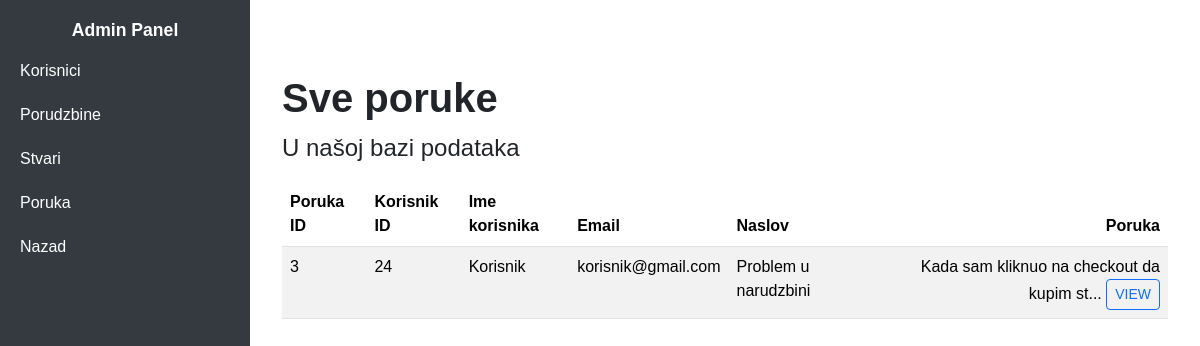
/adminMessage.php (signed in), run on the app's committed database.
### tables this page shows
CREATE TABLE `message` (
  `user_id` int(40) NOT NULL,
  `user_name` varchar(40) NOT NULL,
  `user_email` varchar(40) NOT NULL,
  `subject` varchar(40) NOT NULL,
  `message` varchar(10000) NOT NULL,
  `message_id` int(40) NOT NULL
);

### server/all_messages.php (called while the page is built)
<?php
    $stmt = $conn->prepare("SELECT * FROM message");
    $stmt ->execute();
    $poruke= $stmt -> get_result();
?>

### php/admin_message_logic.php (called while the page is built, shortened)
<?php
include('server/connection.php');
include('server/all_messages.php');

### adminMessage.php (the view, shortened to what this page needs)
<?php include("php/admin_message_logic.php"); ?>
<!DOCTYPE html>
<html lang="en">
<head>
    <link rel="stylesheet" href="https://cdnjs.cloudflare.com/ajax/libs/font-awesome/6.7.1/css/all.min.css" />
    <link rel="stylesheet" href="assets/css/bootstrap.min.css"/>
    <link rel="stylesheet" href="assets/css/style.css"/>
</head>
<body>
<div id="content">
    <div class="container-fluid">
        <h1 class="mt-4">Sve poruke</h1>
        <p>U našoj bazi podataka</p>
        <div class="row">
            <div class="col-lg-12">
                <div class="table-responsive">
                    <table class="table table-striped">
                        <thead>
                            <tr>
                                <th>Poruka ID</th>
                                <th>Korisnik ID</th>
                                <th>Ime korisnika</th>
                                <th>Email</th>
                                <th>Naslov</th>
                                <th>Poruka</th>
                            </tr>
                        </thead>
                        <tbody>
                            <?php while ($row = $poruke->fetch_assoc()): ?>
                                <tr>
                                    <td><?= $row['message_id'] ?></td>
                                    <td><?= $row['user_id'] ?></td>
                                    <td><?= htmlspecialchars($row['user_name']) ?></td>
                                    <td><?= htmlspecialchars($row['user_email']) ?></td>
                                    <td><?= htmlspecialchars($row['subject']) ?></td>
<td>
    <?= substr(htmlspecialchars($row['message']), 0, 50) . "..." ?>
    <form method="GET" action="adminViewMessage.php" style="display:inline;">
        <button type="submit" class="btn btn-sm btn-outline-primary">View</button>
    </form>
</td>
                                </tr>
                            <?php endwhile; ?>
                        </tbody>
                    </table>
                </div>
            </div>
        </div>
    </div>
</div>
</body>
</html>

### assets/css/style.css (style rules this page uses)
* { margin:0; padding:0; }
body { font-family:'Poppins',sans-serif; }
button { font-size: 0.9rem; font-weight: 850; outline: none; border: none; background-color: black; color:white; padding: 10px 30px; text-transform: uppercase; cursor: pointer; transition: 0.3s ease; }
p { font-size: 1.5rem; }
h1 { font-size:2.5rem; font-weight: 700; }
h4 { font-size:1.1rem; font-weight: 620; }
td:last-child { text-align: right; }
th:last-child { text-align: right; }
#sidebar { height: 100vh; position: fixed; left: 0; top: 0; background-color: #343a40; color: white; width: 250px; padding: 20px 0; }
#sidebar a { color: white; text-decoration: none; display: block; padding: 10px 20px; }
#content { margin-left: 250px; padding: 20px; }

### adminMessage.php (style rules this page uses)
body { font-family: Arial, sans-serif; margin-top: 30px; }

### data on the page
message: message_id "3", user "24", user_name "Korisnik", user_email "korisnik@gmail.com", subject "Problem u narudzbini", message "Kada sam kliknuo na checkout da kupim st"
